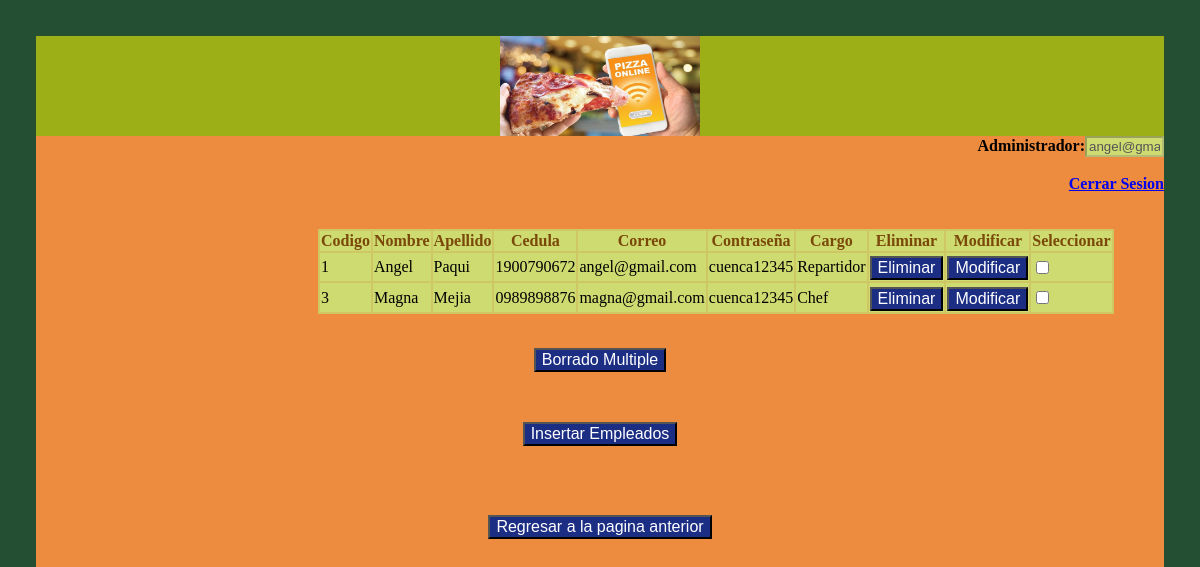
The app's page /ProyectoHypermedial/Empleados/empleados.php (signed in) with its own data.
### tables this page shows
CREATE TABLE `persona` (
  `idPersona` int(11) NOT NULL,
  `nombre` varchar(50) NOT NULL,
  `apellido` varchar(50) NOT NULL,
  `cedula` varchar(10) NOT NULL,
  `correo` varchar(60) DEFAULT NULL,
  `contrasenia` varchar(16) DEFAULT NULL
);

CREATE TABLE `cargo` (
  `idCargo` int(11) NOT NULL,
  `tipoCargo` varchar(45) DEFAULT NULL
);

### ProyectoHypermedial/Empleados/empleados.php (the view, shortened to what this page needs)
<?php
	include '../conexion.php';
	$sql= "select idPersona, nombre, apellido, cedula, correo, contrasenia, tipoCargo from persona, empleado, cargo where idPersona = Persona_idPersona and idcargo= Cargo_idCargo  ORDER BY idPersona ASC";
	$resultado = $conn->query($sql);
?>
<!DOCTYPE html>
<html>
<head>
<link rel="stylesheet" href="../css.css" media="screen">
</head>
<body>
	<header>
		<img src="../logo.PNG" id="logo" height="100" width="200">
	</header>
	<section>
		<div style="text-align: right" >
			<b>Administrador:</b><input type="text" id= "usu" class="tabtexto" name="usu" style="width: 7%" value="<?php echo $_SESSION['usuario']; ?>" disabled />
			<br>
			<br>
			<b><a href="../Cerrar_Sesion.php">Cerrar Sesion</a></b><a>
		</div>
		<br>
		<br>
		<div >
		<form  action="borrar.php" method="post">
			<table>
				<thead>
					<tr>
						<th>Codigo</th>
						<th>Nombre</th>
						<th>Apellido</th>
						<th>Cedula</th>
						<th>Correo</th>
						<th>Contraseña</th>
						<th>Cargo</th>
						<th>Eliminar</th>
						<th>Modificar</th>
						<th>Seleccionar</th>
					</tr>
				</thead>
				<tbody style="color: black">
					<?php while($row = $resultado->fetch_assoc()) { ?>
					<tr>
						<td><?php echo $row["idPersona"]; ?></td>
						<td><?php echo $row["nombre"]; ?></td>
						<td><?php echo $row["apellido"]; ?></td>
						<td><?php echo $row["cedula"]; ?></td>
						<td><?php echo $row["correo"]; ?></td>
						<td><?php echo $row["contrasenia"];?></td>
						<td><?php echo $row["tipoCargo"]; ?></td>
						<td><a href="eliminarEmpleados.php?cedula=<?php echo $row['cedula']; ?>" style="text-decoration: none"><input type="button" class="boton" value="Eliminar"></a></td>
						<td><a href="modificarEmpleados.php?cedula=<?php echo $row['cedula']; ?>" style="text-decoration: none"><input type="button" class="boton" value="Modificar"></a></td>
						<td><input type="checkbox" name="eliminar[]" value="<?php echo $row["cedula"]; ?>"/></td>
					</tr>
					<?php } ?>
				</tbody>
			</table>
			<div>
		<input type="submit" name="borrar" value="Borrado Multiple" class="boton">
	</div>
	</form>
</div>
<a href="agregarEmpleados.php" style="text-decoration:none"><button class="boton">Insertar Empleados</button></a>
<br>
<br>
<br>
<a href="../inicioad.php" style="text-decoration:none"><button class="boton">Regresar a la pagina anterior</button></a>
	</section>
</body>
</html

### ProyectoHypermedial/css.css (style rules this page uses)
html { background-color: #254F32; }
body { background-color: #ED8B3E; text-align: center; margin: 3%; height: 655px; padding: 0; }
header { background-color: #9DAF17; }
table { background-color: #CFC763; color: #7A4809; width: 50%; max-width: 50%; margin-left: 25%; margin-right: 25%; }
td, th { background-color: #CEDB71; }
.tabtexto { width: 98%; background-color: #CEDB71; }
.boton { float: inherit; margin-top: 3%; background-color: #1C2E84; color: white; cursor: pointer; font-size: 100%; }

### records on screen
persona: idPersona "1", nombre "Angel", apellido "Paqui", cedula "1900790672", correo "angel@gmail.com", contrasenia "cuenca12345", cargo.tipoCargo "Repartidor"
persona: idPersona "3", nombre "Magna", apellido "Mejia", cedula "0989898876", correo "magna@gmail.com", contrasenia "cuenca12345", cargo.tipoCargo "Chef"
